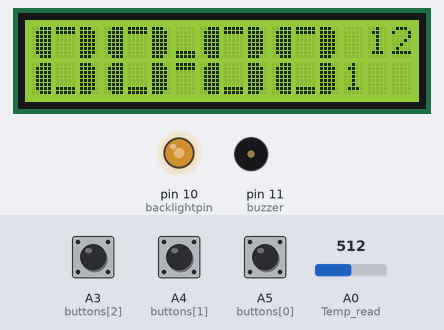
Bench run of a sketch on a simulated Arduino Uno, built with avr-gcc and run on an emulated ATmega328P. Parts: 16×2 character LCD, output pins drawn as LEDs (lit = HIGH), buzzer (waves = sounding, pin HIGH). The inputs (shaded band) are chosen by the test bench; at power-on: A4 (buttons[1]) LOW, A5 (buttons[0]) LOW, A3 (buttons[2]) LOW, A0 (Temp_read) = 512. EEPROM starts erased; pins used as bus, display or sensor lines are not drawn.

Above: at 1.2 s.
1.3 s: A4 (buttons[1]) pulled HIGH for 3.2 s
At 2.53 s:
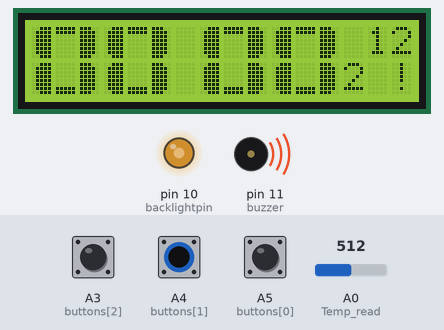
6.0 s: A5 (buttons[0]) pulled HIGH for 3.2 s
At 7.24 s:
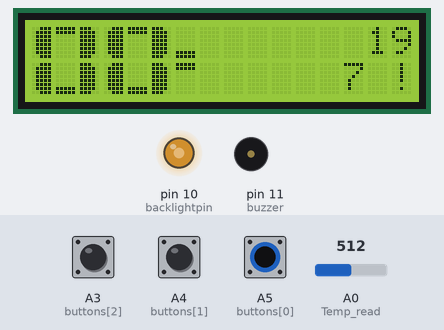
10.7 s: A3 (buttons[2]) pulled HIGH for 0.15 s
At 10.93 s:
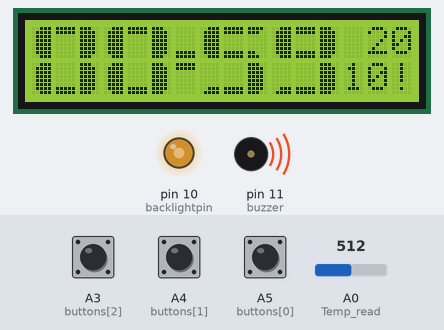
12.9 s: A3 (buttons[2]) pulled HIGH for 3.2 s
At 13.13 s:
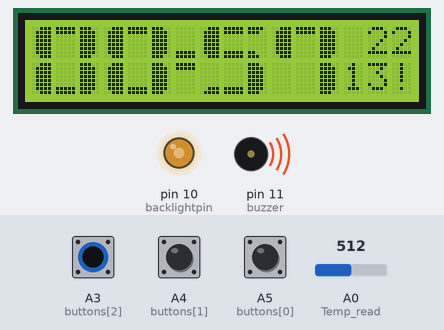
17.6 s: A4 (buttons[1]) pulled HIGH for 0.15 s
At 17.93 s:
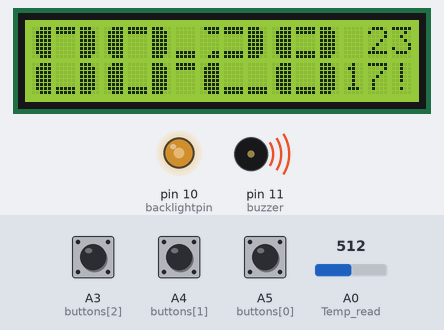
19.7 s: A3 (buttons[2]) pulled HIGH for 1 s
At 19.92 s:
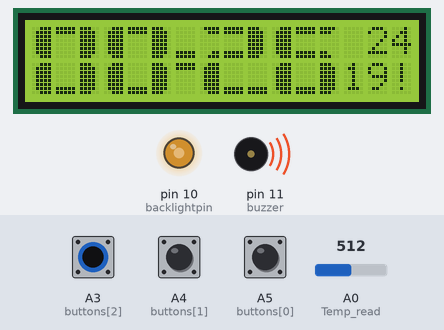
Timing chart, 0 to 52.3 s (numbered marks = the images above; inputs shaded):
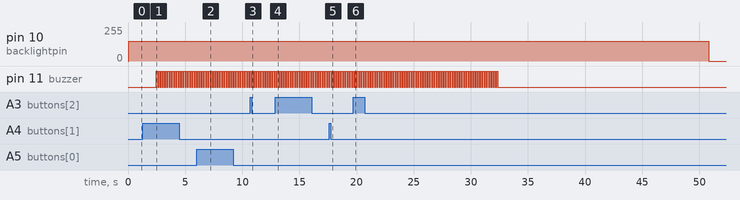

Measured:
- after the input at 1.3 s, pin 11 (buzzer): alternates HIGH for 0.10 s and LOW for 0.10 s, starting after 1.2 s; the display: first differs from a run without the input after 1.1 s (image 1 shows a later state)
- after the input at 6.0 s, the display: first differs from a run without the input after 1.2 s (image 2)
- after the input at 10.7 s, the display: first differs from a run without the input after 0.19 s (image 3)
- after the input at 12.9 s, the display: first differs from a run without the input after 0.18 s (image 4)
- after the input at 17.6 s, the display: changes after 0.08 s (image 5)
- after the input at 19.7 s, pin 10 (backlightpin): 150/255 → 0/255 after 31.1 s instead of 28.1 s; the display: first differs from a run without the input after 0.18 s (image 6)
- what the display in image 1 shows lasts 0.5 s, from 2.5 s to 3.0 s

The sketch:

Clock.ino
```cpp
/*
******** Control Scheme ********

ModeBtn:
- Hold: Starts edit mode.
- Press: Switches to next display mode. Switches to next field in edit mode.

UpBtn:
- Hold: Turns alarm on/off.
- Press: Switches between 12h/24h formats. Increases value in edit mode.

DownBtn:
- Press: Decreases value in edit mode.

Combinations:
Hold UpBtn + Hold DownBtn = Reset

Notes:

- Sometimes the memory is not loaded correctly with the 2D array immediately after uploading. Pushing the reset button on the arduino fixes the issue.
- The contrast control pin must have a capacitor (~=10uF) connected to ground to regulate the output voltage and reduce lcd flickering.

*/
#include <LiquidCrystal.h>
#include <EEPROM.h>

typedef unsigned short ushort;

// initialize the library with the numbers of the interface pins
LiquidCrystal lcd(7, 6, 5, 4, 3, 2);
const ushort SCREENWIDTH = 16;

// Custom digit pixel data (Source: https://gist.github.com/ronivaldo/5587355 )
unsigned char cells[8][8] = {
  {B11100, B11110, B11110, B11110, B11110, B11110, B11110, B11100},
  {B00111, B01111, B01111, B01111, B01111, B01111, B01111, B00111},
  {B11111, B11111, B00000, B00000, B00000, B00000, B11111, B11111},
  {B11110, B11100, B00000, B00000, B00000, B00000, B11000, B11100},
  {B01111, B00111, B00000, B00000, B00000, B00000, B00011, B00111},
  {B00000, B00000, B00000, B00000, B00000, B00000, B11111, B11111},
  {B00000, B00000, B00000, B00000, B00000, B00000, B00111, B01111},
  {B11111, B11111, B00000, B00000, B00000, B00000, B00000, B00000}
};
////////////////////////////////////////////////////////////////////////////////
unsigned char digitmap[10][6] =
{
  {2, 8, 1, 2, 6, 1}, {' ', 1, ' ', ' ', 1, ' '}, {5, 3, 1, 2, 6, 6}, {5, 3, 1, 7, 6, 1}, {2, 6, 1, ' ', ' ', 1}, {2, 3, 4, 7, 6, 1}, {2, 3, 4, 2, 6, 1}, {2, 8, 1, ' ', ' ', 1}, {2, 3, 1, 2, 6, 1}, {2, 3, 1, 7, 6, 1}
};
#define buttoncount 3
#define defdelay 100
#define holdtime 1000
#define buzzer 11
#define modebtn 0
#define upbtn 1
#define downbtn 2
#define stclock 0
#define stalarm 1
#define stsettings 2
#define statecount 3
#define editstatecount 2
#define alarmtimeout 30000 // This value will be ignored if larger than 60000
#define lighttimeout 30000
#define backlightpin 10
#define contrastpin 9
#define defcontrast 50
#define defbrightness 150
#define maxcontrast 128
#define maxbrightness 255
#define F0 5
#define F1 6
unsigned char buttons[buttoncount] = {A5, A4, A3};
ushort buttontime[buttoncount] = {0, 0, 0};
bool buttonholdstate[buttoncount] = {0, 0, 0};
// Program
ushort state = stclock;
bool editing = false, alarmon = false, is12hr = false, alarmset = false, supressring = false, statechanged = true, lightison = false;
int altrigtime = 0, lt = 0, lighttrigtime = 0, contrast = 80, brightness = 150;
ushort estate = 0;
ushort h = 0, m = 0, s = 0, alh = 0, alm = 0;
void reset()
{
  s = m = h = alm = alh = 0; statechanged = true; alarmset = alarmon = supressring = false;
  contrast = defcontrast;
  brightness = defbrightness;
  updatelcdsettings();
  savealarm();
  savesettings();
}
void lighton()
{
  lighttrigtime = millis();
  lightison = true;
  analogWrite(backlightpin, brightness);
}
void lightoff()
{
  lightison = false;
  digitalWrite(backlightpin, LOW);
}
void savesettings()
{
  EEPROM.write(3, contrast);
  EEPROM.write(4, brightness);
}
void loadsettings()
{
  contrast = EEPROM.read(3) % (maxcontrast + 1);
  brightness = EEPROM.read(4) % (maxbrightness + 1);
}
void savealarm()
{
  EEPROM.write(0, alm);
  EEPROM.write(1, alh);
  EEPROM.write(2, alarmset);
}
void loadalarm()
{
  alm = EEPROM.read(0) % 60;
  alh = EEPROM.read(1) % 24;
  alarmset = EEPROM.read(2);
}
void updatelcdsettings()
{
  analogWrite(contrastpin, contrast);
  analogWrite(backlightpin, brightness);
}
float lasttemp = 25;
void updatetemp()
{
  // Temp
  //digitalWrite(A1, HIGH);
  float val = analogRead(A0);
  //digitalWrite(A1, LOW);
  float mv = ( val / 1024.0) * 5000;
  float cel = mv / 10;
  // Minimize the effect of sudden fluctuations
  lasttemp = lasttemp * 3 + cel;
  lasttemp /= 4;
  lcd.setCursor(14, 0);
  lcd.print((int)lasttemp);
}
void setup() {
  for (ushort i = 0; i < 8; i++)
    lcd.createChar(i + 1 /*Cannot be 0*/, cells[i]);
  // set up the LCD's number of columns and rows:
  lcd.begin(16, 2);
  for (ushort i = 0; i < buttoncount; i++)
    pinMode(buttons[i], INPUT);
  pinMode(buzzer, OUTPUT);
  pinMode(A0, INPUT); // Temp read
  pinMode(A1, OUTPUT); // Alternative VCC for temp sensor
  pinMode(backlightpin, OUTPUT); // Backlight
  pinMode(contrastpin, OUTPUT);
  if (!(EEPROM.read(F0)^EEPROM.read(F1))) // First time to run
  {
    EEPROM.write(F0, !EEPROM.read(F0)); // Invert
    reset();
  }
  updatetemp();
  loadalarm();
  loadsettings();
  lighton();
  analogWrite(contrastpin, contrast);
  digitalWrite(A1, HIGH);
  Serial.begin(9600);
}
void clockpulse()// 1sec
{
  s++;
  if (s >= 60)
  {
    s = 0;
    m++;
    statechanged = true;
  }
  if (m >= 60)
  {
    m = 0;
    h++;
    statechanged = true;
  }
  if (h >= 24)
    h = 0;
  if (s % 2) // Update temperature every 2 seconds
    updatetemp();
  lcd.setCursor(14, 1);
  lcd.write(' ');
  lcd.setCursor(13, 1);
  lcd.print(s);
  lt--; // This 1ms per second leap fine tunes the clock
}
void buttonhold(int i)
{
  lighton();
  if (i == modebtn)
  {
    editing = !editing;
    if (!editing)
      if (state == stalarm)
      {
        alarmset = true;
        savealarm();
      }
      else if (state == stclock)
        s = 0;
      else if (state == stsettings)
      {
        savesettings();
      }
    estate = 0;
    statechanged = true;
  }
  else if (i == upbtn)
  {
    if (buttontime[downbtn] > 0)
    {
      reset();
    }
    else if (!editing)
    {
      alarmset = !alarmset;
      alarmon &= alarmset;
      digitalWrite(buzzer, LOW);
      savealarm();
      statechanged = true;
    }
  }
}
void buttonpress(int i)
{
  if (i == modebtn && !lightison) // Mode button will turn the light on with no effect
  {
    lighton();
    return;
  }
  lighton(); // Any button press should reset the light cycle
  if (alarmon)
  {
    if (i == modebtn)
    {
      alarmon = false;
      supressring = true;
      digitalWrite(buzzer, LOW);
    }
  }
  else
  {
    if (editing)
    {
      if (i == modebtn)
      {
        estate++;
        estate %= editstatecount;
      }
    }
    else
    {
      if (i == modebtn)
      {
        state++;
        state %= statecount;
        statechanged = true;
      }
      else if (i == upbtn || i == downbtn)
      {
        is12hr = !is12hr;
        statechanged = true;
      }
    }
  }
}
void checkinput()
{
  for (ushort i = 0; i < buttoncount; i++)
  {
    if (digitalRead(buttons[i]) == HIGH)
    {
      if (buttontime[i] > 0)
      {
        buttontime[i] += defdelay;
        if (buttontime[i] >= holdtime && !buttonholdstate[i])
        {
          buttonholdstate[i] = true;
          buttonhold(i);
        }
      }
      else
      {
        buttontime[i] = defdelay / 2;
        //buttondown(i);
      }
    }
    else
    {
      if (buttontime[i] > 0)
      {
        buttontime[i] = 0;
        if (!buttonholdstate[i])
          buttonpress(i);
        buttonholdstate[i] = false;
        //buttonup(i);
      }
    }
  }
}
// The row parameter is unnecessary for n*2 lcds
void printdigit(unsigned short digit, unsigned short col, unsigned short row)
{
  digit %= 10;
  ushort i = 0;
  lcd.setCursor(col, row);
  for (; i < 3; i++)
    lcd.write(digitmap[digit][i]);
  lcd.setCursor(col, row + 1);
  for (; i < 6; i++)
    lcd.write(digitmap[digit][i]);
}
void printushort(unsigned short num, unsigned short col, unsigned short row, unsigned short mindig)
{
  if (num < 10) // Print digits quickly
  {
    while (mindig-- > 1 && col < SCREENWIDTH)
    {
      printdigit(0, col, row);
      col += 3;
    }
    printdigit(num, col, row);
    return;
  }
  ushort c = 0;
  ushort dc = SCREENWIDTH / 3;
  ushort digits[dc];
  while (num > 0 && c < dc)
  {
    digits[c++] = num % 10;
    num /= 10;
  }
  while (c < mindig)
  {
    digits[c++] = 0;
  }
  while (c > 0 && col < SCREENWIDTH)
  {
    printdigit(digits[--c], col, row);
    col += 3;
  }
}
void clear(unsigned short col, unsigned short row, unsigned short w, unsigned short h)
{
  for (ushort x = 0; x < w; x++)
    for (ushort y = 0; y < h; y++)
    {
      lcd.setCursor(col + x, row + y);
      lcd.write(' ');
    }
}
ushort cc = 0;
#define cps 10
void loop() {
  lt = millis();
  cc++;
  while (cc >= cps) // cc can get larger than cps when increased by the latency compensation at the end of the last cycle.
  {
    clockpulse();
    cc -= cps;
  }
  checkinput();
  // Backlight
  if (lightison && lt - lighttrigtime > lighttimeout && !alarmon)
  {
    editing = false;
    state = stclock;
    statechanged = true;
    lightoff();
  }
  // Alarm handling
  if (!editing && alarmset) {
    if (alh == h && alm == m)
    {
      if (!alarmon && !supressring)
      {
        alarmon = true;
        lighton();
        altrigtime = lt;
      }
    }
    else if (supressring) // Supress periode is over
      supressring = false;
  }
  if (alarmon)
  {
    if (lt - altrigtime < alarmtimeout)
    {
      if (cc % 2)
        digitalWrite(buzzer, HIGH);
      else
        digitalWrite(buzzer, LOW);
    } else {
      alarmon = false;
      supressring = true;
      digitalWrite(buzzer, LOW);
    }
  }
  // 2 dots for sec counting
  if (state == stclock && !editing)
  {
    lcd.setCursor(6, 0);
    lcd.write(cc < cps / 2 ? 6 : ' ');
    lcd.setCursor(6, 1);
    lcd.write(cc < cps / 2 ? 8 : ' ');
  }
  // Only update the rest of the lcd if something was changed
  if (statechanged)
  {
    statechanged = editing;
    if (state == stclock)
    {
      if (editing)
      {
        if (buttontime[upbtn] > 0)
        {
          if (estate == 0)m++;
          else h++;
          m %= 60; h %= 24;
        }
        else if (buttontime[downbtn] > 0)
        {
            if (estate == 0)if (m == 0)m = 59; else m--;
          else if (h == 0)h = 23; else h--;
        }
        if (estate == 0 || cc % 2)
          printushort(h % (is12hr ? 12 : 24), 0, 0, 2);
        else
          clear(0, 0, 6, 3);
        if (estate == 1 || cc % 2)
          printushort(m, 7, 0, 2);
        else
          clear(7, 0, 6, 3);
        lcd.setCursor(6, 0);
        lcd.write(6);
        lcd.setCursor(6, 1);
        lcd.write(8);
      }
      else
      {
        printushort(h % (is12hr ? 12 : 24), 0, 0, 2);
        printushort(m, 7, 0, 2);
      }
      lcd.setCursor(13, 0);
      lcd.write(is12hr ? (h > 11 ? 'P' : 'A') : ' ');
    }
    else if (state == stalarm)
    {
      if (editing)
      {
        if (buttontime[upbtn] > 0)
        {
          if (estate == 0)alm++;
          else alh++;
          alm %= 60; alh %= 24;
        }
        else if (buttontime[downbtn] > 0)
        {
            if (estate == 0)if (alm == 0)alm = 59; else alm--;
          else if (alh == 0)alh = 23; else alh--;
        }
        if (estate == 0 || cc % 2)
          printushort(alh % (is12hr ? 12 : 24), 0, 0, 2);
        else
          clear(0, 0, 6, 3);
        if (estate == 1 || cc % 2)
          printushort(alm, 7, 0, 2);
        else
          clear(7, 0, 6, 3);
      }
      else
      {
        printushort(alh % (is12hr ? 12 : 24), 0, 0, 2);
        printushort(alm, 7, 0, 2);
      }
      lcd.setCursor(6, 0);
      lcd.write(6);
      lcd.setCursor(6, 1);
      lcd.write(8);
      lcd.setCursor(13, 0);
      lcd.write(is12hr ? (alh > 11 ? 'P' : 'A') : ' ');
    }
    else if (state == stsettings)
    {
      if (editing)
      {
        if (buttontime[upbtn] > 0)
        {
          if (estate == 0)contrast++;
          else brightness++;
          contrast %= maxcontrast + 1; brightness %= maxbrightness + 1;
        }
        else if (buttontime[downbtn] > 0)
        {
            if (estate == 0)if (contrast == 0)contrast = maxcontrast; else contrast--;
          else if (brightness == 0)brightness = maxbrightness; else brightness--;
        }
        updatelcdsettings();
        lcd.setCursor(0, 0);
        lcd.print("Contrast ");
        if (estate == 1 || cc % 2)
        {
          lcd.print(contrast);
        } else
          lcd.print("   ");
        lcd.setCursor(0, 1);
        lcd.print("Light ");
        if (estate == 0 || cc % 2)
        {
          lcd.print(brightness);
        } else
          lcd.print("   ");
      }
      else
      {
        clear(0, 0, 13, 2);
        lcd.setCursor(0, 0);
        lcd.print("Contrast ");
        lcd.print(contrast);
        lcd.setCursor(0, 1);
        lcd.print("Light ");
        lcd.print(brightness);
      }
    }
    lcd.setCursor(15, 1);
    lcd.write(alarmset ? '!' : ' ');
  }
  int offset = defdelay - (millis() - lt);
refloop: // Refine the delay to reduce accumulated error
  lt = millis();
  while (offset < 0)
  {
    offset += defdelay;
    cc++;
  }
  offset -= millis() - lt;
  if (offset < 0)goto refloop;
  delay(offset);
}
```
